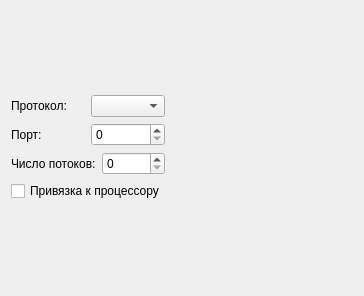
<?xml version="1.0" encoding="UTF-8"?>
<ui version="4.0">
 <class>RecvBandwidthWidget</class>
 <widget class="QWidget" name="RecvBandwidthWidget">
  <property name="geometry">
   <rect>
    <x>0</x>
    <y>0</y>
    <width>364</width>
    <height>296</height>
   </rect>
  </property>
  <property name="windowTitle">
   <string>Form</string>
  </property>
  <layout class="QVBoxLayout" name="verticalLayout">
   <item>
    <layout class="QHBoxLayout" name="horizontalLayout" stretch="1,6">
     <item>
      <layout class="QVBoxLayout" name="controlLayout">
       <item>
        <layout class="QHBoxLayout" name="protocolLayout">
         <item>
          <widget class="QLabel" name="protocolLabel">
           <property name="maximumSize">
            <size>
             <width>16777215</width>
             <height>29</height>
            </size>
           </property>
           <property name="text">
            <string>Протокол: </string>
           </property>
          </widget>
         </item>
         <item>
          <widget class="QComboBox" name="protocolComboBox"/>
         </item>
        </layout>
       </item>
       <item>
        <layout class="QHBoxLayout" name="portLayout">
         <item>
          <widget class="QLabel" name="portLabel">
           <property name="maximumSize">
            <size>
             <width>16777215</width>
             <height>29</height>
            </size>
           </property>
           <property name="text">
            <string>Порт:</string>
           </property>
          </widget>
         </item>
         <item>
          <widget class="QSpinBox" name="portSpinBox">
           <property name="maximum">
            <number>65535</number>
           </property>
          </widget>
         </item>
        </layout>
       </item>
       <item>
        <layout class="QHBoxLayout" name="threadsLayout">
         <item>
          <widget class="QLabel" name="threadsLabel">
           <property name="maximumSize">
            <size>
             <width>16777215</width>
             <height>29</height>
            </size>
           </property>
           <property name="text">
            <string>Число потоков:</string>
           </property>
          </widget>
         </item>
         <item>
          <widget class="QSpinBox" name="threadsSpinBox">
           <property name="maximum">
            <number>9999</number>
           </property>
          </widget>
         </item>
        </layout>
       </item>
       <item>
        <layout class="QHBoxLayout" name="affinityLayout">
         <item>
          <widget class="QCheckBox" name="affinityCheckBox">
           <property name="text">
            <string>Привязка к процессору</string>
           </property>
          </widget>
         </item>
        </layout>
       </item>
      </layout>
     </item>
     <item>
      <layout class="QVBoxLayout" name="graphicLayout"/>
     </item>
    </layout>
   </item>
  </layout>
 </widget>
 <resources/>
 <connections/>
</ui>
